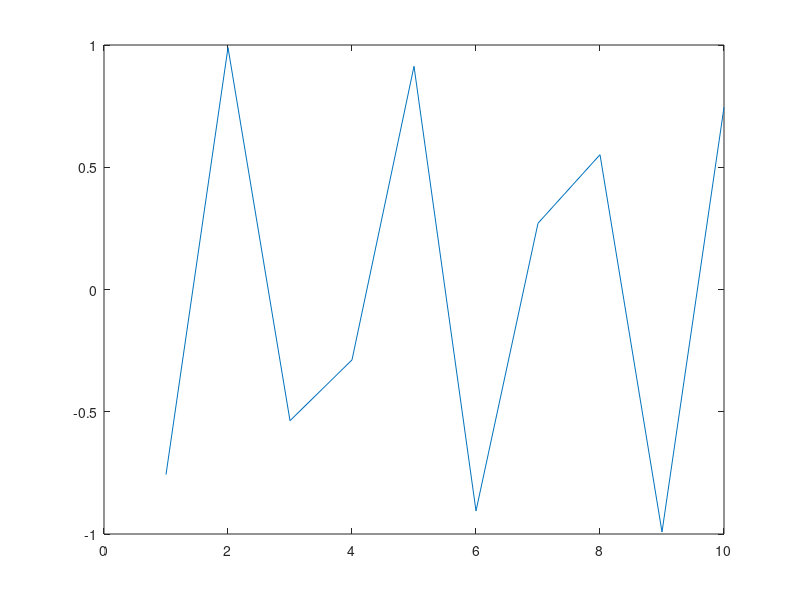

Recreate this plot in MATLAB. (Note: this script raises an error after producing the figure.)

figure
x = 1:10;
y = sin(4*x);
hl = plot(x, y);
hl.Tag = 'data_line';
h_abs_l = line(x,abs(y),'Color',[0 0 0]);
pre_stim_val = 0.5;
line([1 10], [pre_stim_val pre_stim_val], 'color', [1 0 0], 'Tag', 'pre_stim_line')

h_t_min_line = line([3.5 3.5], [-1 1], 'Color', [0 1 0], 'Tag', 'mep_min_line');
draggable(h_t_min_line, 'h', 'endfcn', @mep_auc_line_drag_endfcn2)
h_t_max_line = line([8.5 8.5], [-1 1], 'Color', [0 1 0], 'Tag', 'mep_max_line');
draggable(h_t_max_line, 'h', 'endfcn', @mep_auc_line_drag_endfcn2)

h_patch = patch('Faces', [], 'Vertices', [], ...
	'FaceColor', [0.5 0.5 0.5], 'FaceAlpha', 0.5, 'Tag', 'auc_patch');

mep_start_time = h_t_min_line.XData(1);
mep_end_time = h_t_max_line.XData(1);

